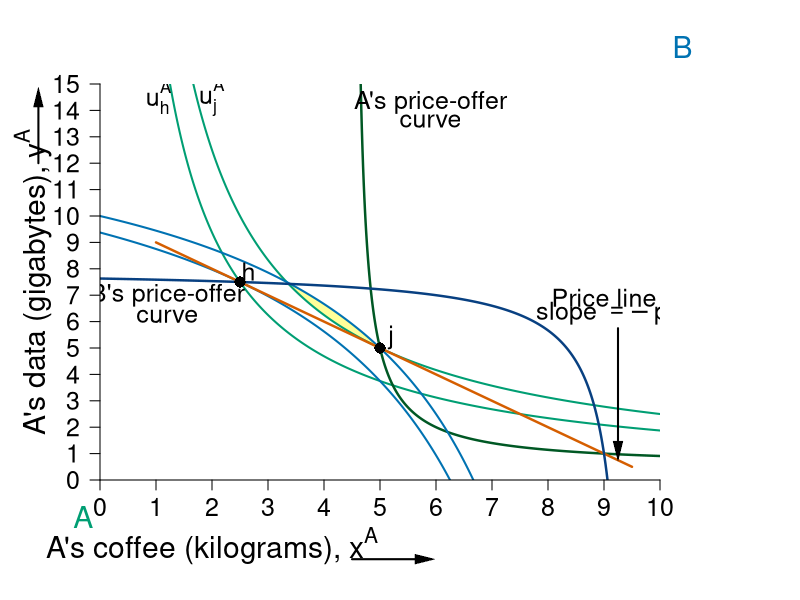

This chart was generated by the following R code: (Note: this script raises an error after producing the figure.)
#' Graph Designer: Simon Halliday, Scott Cohn
#' Authors: Bowles and Halliday
#' Title: Coordination, Conflict and Competition: A Text in Microeconomics

library("shape")

pdf(file = "what_can_markets_do/property_walras_baseline_pec.pdf", width = 9, height = 7)

# Set parameters for graphics
axislabelsize <- 1.8
labelsize <- 1.5
namesize <- 1.8
annotatesize <- 1.5
graphlinewidth <- 2
segmentlinewidth <- 1.5

COL <- c("#7fc97f", "#beaed4", "#fdc086", "#ffff99", "#386cb0", "#f0027f", "#bf5b17", "#666666")
COLA <- c("#e0f3db", "#99d8c9","#66c2a4","#41ae76", "#238b45", "#005824")
COLB <- c("#c6dbef", "#4eb3d3", "#2b8cbe", "#0868ac","#084081")
COLC <- c("#fcfbfd", "#efedf5", "#dadaeb", "#bcbddc", "#9e9ac8", "#807dba", "#6a51a3", "#54278f", "#3f007d")
grays <- gray.colors(25, start = 1, end = 0, alpha = 1)
CBCols <- c("#009E73","#0072B2","#E69F00","#CC79A7", "#F0E442","#D55E00")


uA <- function(xA, yA, alpha = 0.5){
  ((xA)^alpha)*((yA)^(1 - alpha))
}

uB <- function(xA, yA, alpha = 0.5){
  ((10-xA)^alpha)*((15-yA)^(1 - alpha))
}

indiffcurveA1 <- function(x, U = 4, A = 1, a = 0.5) {
  ((((U-2)/A)*(1/x)^a)^(1/(1-a)))
}

indiffcurveA2 <- function(x, U = 4, A = 1, a = 0.5) {
  (((U/A)*(1/x)^a)^(1/(1-a)))
}

indiffcurveA3 <- function(x, U = 5.715476, A = 1, a = 0.5) {
  (((U/A)*(1/x)^a)^(1/(1 - a)))
}

indiffcurveA4 <- function(x, U = 6.984164, A = 1, a = 0.5) {
  ((((U)/A)*(1/x)^a)^(1/(1 - a)))
}

paretoEC <- function(x) {
  (3/2)*x
}

OfferCurveA <- function(x) {
  # x/(x  - 4)
  x / (2*x - 9)
}

PriceLine <- function(x, intercept = 10, slope = 1) {
  intercept - slope*x 
}

mrsplot <- function(x) {
  (13/2)*(x/(9 - x)^2)
  
}

OfferCurveB <- function(x) {
  #15 - (14/2)*(10 - x)/(9 - x)
  (145 - 16*x) / (19 - 2*x)
}

WalrasPrice <- function(x) {
  14 - (3/2)*x
}

#Deriving the offer curves: let py = 1
#wA = 8px + 2py = 8px + 2; Demand: x = w/2px => x = 4 + 1/px => px = 1/(x - 4)
#Offer curve is y = px*x => (1/(x-4))*x = x/(x-4) defined for x neq 4
#wA = 2px + 13py = 2px + 13; Demand: x = w/2px => x = 1 + 13/2px => px = 13/2(x - 1)
#B's Offer curve is y = px*x => (13/2)(1/(x-1))*x = (13/2)(x/(x-1)
#Therefore in terms of yA and xA:
#15 - y = (13/2)*(10 - x)/(10 - x - 1)
#Therefore y = 15 - (13/2)*(10-x)/(9 - x) defined for x neq 9
#The tangency of the indifference curve and the offer curve gives mrsplot
#Where mrsplot equals that offer curve, we get x = (3/17)*(51 - sqrt(221)) = 6.376576; 
#So y = 6.022321; therefore u = (6.376576^0.5)*(6.022321^0.5)

indiffcurveBneg1 <- function(x, U = 5.09, A = 1, a = 0.5) {
  15 - (((U/A)*(1/(10 - x))^a)^(1/(1-a)))
}

indiffcurveBneg2 <- function(x, U = 6.531973, A = 1, a = 0.5) {
  15 - (((U/A)*(1/(10 - x))^a)^(1/(1-a)))
}

#Aisha happens to have found 8 apples and 2 oranges, 
#and Betty happens to have found 2 apples and 13 oranges. 
#Aisha's utility (8^0.5)*(2^0.5) = 4
#Betty's utility (2^0.5)*(13^0.5) = 5.09



par(mar = c(6, 5, 4.2, 7)) # c(4, 4.4, 4, 4.7))
xlims <- c(0, 10)
ylims <- c(0, 15)
xlims2 <- c(10, 0)
ylims2 <- c(15, 0)

plot(0, 0, xlim = xlims, ylim = ylims, type = "n",
     xlab = "",
     ylab = "", 
     xaxt = "n", 
     yaxt = "n", 
     cex.lab = axislabelsize, 
     bty = "n",
     xaxs = "i", 
     yaxs = "i")

text(0.2*xlims[2], -2.5, expression(paste("A's coffee (kilograms), ", x^A)), xpd = TRUE, cex = axislabelsize) 
text(-1.2, 0.5*ylims[2], expression(paste("A's data (gigabytes), ", y^A)), xpd = TRUE, cex = axislabelsize, srt = 90) 



npts <- 500 
npts2 <- 501

#I need something like xx1 with npts for 
xpoly1 <- seq(from = 3.2, to = 5, length.out = 501)
ypoly1 <- indiffcurveA2(xpoly1, U = uA(5, 5))
ypoly2 <- indiffcurveBneg1(xpoly1, U = uB(5, 5))
polygon(x = c(xpoly1, rev(xpoly1)), y = c(ypoly1, rev(ypoly2)), col=COL[4], density=NULL, border = NA)


#Specify the sequences of points for graphing. 
xx1 <- seq(xlims[1], xlims[2], length.out = npts)
yy1 <- indiffcurveA2(xx1, U = 4, A = 1, a = 0.5)
yy2 <- indiffcurveA2(xx1)

#I need something like xx1 with npts for 
xx2 <- seq(4.5, xlims[2], length.out = npts)
xx3 <- seq(xlims[1], 9.1, length.out = npts)
xx4 <- seq(1, 9.5, length.out = npts)

#Draw the lines for the graphs

lines(xx1, indiffcurveA2(xx1, U = uA(5, 5)), col = CBCols[1], lwd = graphlinewidth)
lines(xx1, indiffcurveA2(xx1, U = uA(2.5, 7.5)), col = CBCols[1], lwd = graphlinewidth)
# 
lines(xx2, OfferCurveA(xx2), col = COLA[6], lwd = graphlinewidth + 0.4)
# 
# 
lines(xx1, indiffcurveBneg1(xx1, U = uB(2.5, 7.5)), col = CBCols[2], lwd = graphlinewidth)
lines(xx1, indiffcurveBneg1(xx1, U = uB(5, 5)), col = CBCols[2], lwd = graphlinewidth)
# 
# 
lines(xx4, PriceLine(xx4, intercept = 10, slope = 1), col = CBCols[6], lwd = graphlinewidth + 0.4)
# 
lines(xx3, OfferCurveB(xx3), col = COLB[5], lwd = graphlinewidth + 0.4)

#lines(xx1, paretoEC(xx1), col = COL[2], lwd = graphlinewidth)

#Customize ticks and labels for the plot
ticksy <- seq(from = 0, to = 15, by = 1)
ylabels <- seq(from = 0, to = 15, by = 1)
ticksx <- seq(from = 0, to = 10, by = 1)
xlabels <- seq(from = 0, to = 10, by = 1)
axis(1, at = ticksx, pos = 0, labels = xlabels, cex.axis = labelsize)
axis(2, at = ticksy, pos = 0, labels = ylabels, las = 1, gap.axis = -1, cex.axis = labelsize)

#Add arrows:
Arrows(-1.1, 12, -1.1, 14.5, col = "black", lty = 1, lwd = 2, arr.type = "triangle", arr.lwd = 0.5, xpd = TRUE)
Arrows(4.5, -3, 5.8, -3, col = "black", lty = 1, lwd = 2, arr.type = "triangle", arr.lwd = 0.5, xpd = TRUE)

# arrows(-0.9, 10.5, -0.9, 14, xpd = TRUE, length = 0.1, angle = 40, lwd = 3)
# arrows(6.6, -1.4, 9, -1.4, xpd = TRUE, length = 0.1, angle = 40, lwd = 3)


# #Annotation of the three graphs and the NE
text(1.05, 14.5, expression(u[h]^A), cex = labelsize)
text(2, 14.5, expression(u[j]^A), cex = labelsize)

points(2.5, 7.5, pch = 16, col = "black", cex = 1.5)
text(2.65, 7.9, expression(h), cex = labelsize)

points(5, 5, pch = 16, col = "black", cex = 1.5)
text(5.2, 5.4, expression(j), cex = labelsize)

text(9, 6.9, expression("Price line"), cex = labelsize)
text(9, 6.25, expression(paste("slope ", phantom() == -p[j])), cex = labelsize)
Arrows(9.25, 5.75, 9.25, 1.1, col = "black", lty = 1, lwd = 2, arr.type = "triangle", arr.lwd = 0.5)

#Arrows(1, 6.3, 1, 7.2, col = "black", lty = 1, lwd = 2, arr.type = "triangle", arr.lwd = 0.5)
text(1.2, 7, expression("B's price-offer"), cex = annotatesize)
text(1.2, 6.2, expression("curve"), cex = annotatesize)

text(5.9, 14.3, expression("A's price-offer"), cex = annotatesize)
text(5.9, 13.6, expression("curve"), cex = annotatesize)

# text(8.5, 10.4, expression("Pareto-efficient"), cex = annotatesize)
# text(8.5, 9.7, expression("curve"), cex = annotatesize)

text(-0.3, -1.4, expression("A"), xpd = TRUE, cex = namesize, col = CBCols[1])
text(10.4, 16.4, expression("B"), xpd = TRUE, cex = namesize, col = CBCols[2])

brackets(x1 = 8.9, y1 = -1.2, x2 = 5.1, y2 = -1.2,  
         ticks = 0.5, curvature = 0.5, type = 1, 
         col = "black", lwd = 2, lty = 1, xpd = TRUE)
text(7, -2.1, expression(paste("Quantity of coffee, x")), xpd = TRUE, cex = annotatesize)
text(7.1, -2.8, expression(paste("A trades to B")), xpd = TRUE, cex = annotatesize)

brackets(x1 = 10.8, y1 = 4.4, x2 = 10.8, y2 = 0.9,  
         ticks = 0.5, curvature = 0.5, type = 1, h = 0.25,
         col = "black", lwd = 2, lty = 1, xpd = TRUE)
text(11.8, 2.7, expression(paste("Quantity of data, y")), xpd = TRUE, srt = 270, cex = annotatesize)
text(11.3, 2.7, expression(paste("B trades A")), xpd = TRUE, srt = 270, cex = annotatesize)

#Set up second axes and labels
par(new = TRUE)

#Use the same x and ylims as previously, but with locations switched
xlims2 <- c(10, 0)
ylims2 <- c(15, 0)



#Leave the ylab and xlab blank to ensure no axes titles
plot(0, 0, xlim = xlims2, ylim = ylims2, type = "n",
     xlab = expression(paste("")),
     ylab = expression(paste("")),
     xaxt = "n", 
     yaxt = "n", 
     cex.lab = 1.3, 
     bty = "n",
     xaxs = "i", 
     yaxs = "i")

#Set up axes at sides 3 and 4 (top and right)
axis(side = 3, at = ticksx, pos = 0, labels = xlabels, cex.axis = labelsize)
axis(side = 4, at = ticksy, pos = 0, labels = ylabels, las = 1, gap.axis = -1,  cex.axis = labelsize)
text(4.8, -1.9, expression(paste("B's coffee (kilograms), ", x^B)), xpd = TRUE, cex = axislabelsize) 
text(-1.5, 3, expression(paste("B's data (gigabytes), ", y^B)), xpd = TRUE, cex = axislabelsize, srt = 270) 

#Add arrows:
Arrows(-1.3, 7.8, -1.3, 9.8, col = "black", lty = 1, lwd = 2, arr.type = "triangle", arr.lwd = 0.5, xpd = TRUE)
Arrows(7.5, -1.6, 9, -1.6, col = "black", lty = 1, lwd = 2, arr.type = "triangle", arr.lwd = 0.5, xpd = TRUE)

# arrows(-0.7, 10, -0.7, 14, xpd = TRUE, length = 0.1, angle = 40, lwd = 3)
# arrows(6.6, -1.6, 9, -1.6, xpd = TRUE, length = 0.1, angle = 40, lwd = 3)


#Functions for B's indifference curves
indiffcurveB1 <- function(x, U = 5.09, A = 1, a = 0.5) {
  ((((U-2)/A)*(1/x)^a)^(1/(1-a)))
}

indiffcurveB2 <- function(x, U = 5.09, A = 1, a = 0.5) {
  (((U/A)*(1/x)^a)^(1/(1-a)))
}

indiffcurveB3 <- function(x, U = 5.703502, A = 1, a = 0.5) {
  ((((U)/A)*(1/x)^a)^(1/(1-a)))
}

indiffcurveB4 <- function(x, U = 8.244574, A = 1, a = 0.5) {
  ((((U)/A)*(1/x)^a)^(1/(1-a)))
}



#Label B's indifference curves
text(9.1, 4.925, expression(u[j]^B), cex = labelsize)
text(9.1, 6.8, expression(u[h]^B), cex = labelsize)


#Add a point for the initial endowment
points(1, 14, pch = 16, col = "black", cex = 1.5)
text(1.2, 14.5, expression(z), cex = labelsize)




#Label a point on the middle of the curve
#points(5, 7.5, pch = 16, col = "black", cex = 1.5)
#text(5, 7, expression(i))

#(5^0.5)*(7.5^0.5) = 6.123724

#Add point for comparison to participation constraint
#points(6.2, 1.55, pch = 16, col = "black", cex = 1.5)
#text(6.1, 1.2, expression(d))


#Calculate TIOLI power allocation for B
#mrs(x,y) => pareto efficient curve is (3/2)x = y
#A's initital utility is 4 = u(8,2) = (8^0.5)*(2^0.5)
#Therefore substitute in the contract curve u_e^A = 4 = (x^A)^(0.5)(3/2*x^A)^0.5
# => x^A = 4/((3/2)^0.5) = 3.27 => x^B = 6.73
# => y^A = 3/2(x^A) = 4.9 => y^B = 10.1

#Add point g for B's TIOLI power
# points(6.73, 10.1, pch = 16, col = "black", cex = 1.5)
# text(6.73, 10.6, expression(g))

#Calculate TIOLI power allocation for A
#mrs(x,y) => pareto efficient curve is (3/2)x = y
#A's initital utility is 4 = u(8,2) = (8^0.5)*(2^0.5)
#Therefore substitute in the contract curve u_e^A = 4 = (x^A)^(0.5)(3/2*x^A)^0.5
# => x^B = 5.09/((3/2)^0.5) = 4.16 => x^A = 5.84
# => y^B = 3/2(x^B) = 6.23 => y^A = 8.77 
#=> u^A = (5.84^0.5)*(8.77^0.5) = 7.156591
#Add point f for A's TIOLI power
# points(4.16, 6.23, pch = 16, col = "black", cex = 1.5)
# text(4.16, 5.8, expression(f))



dev.off()
